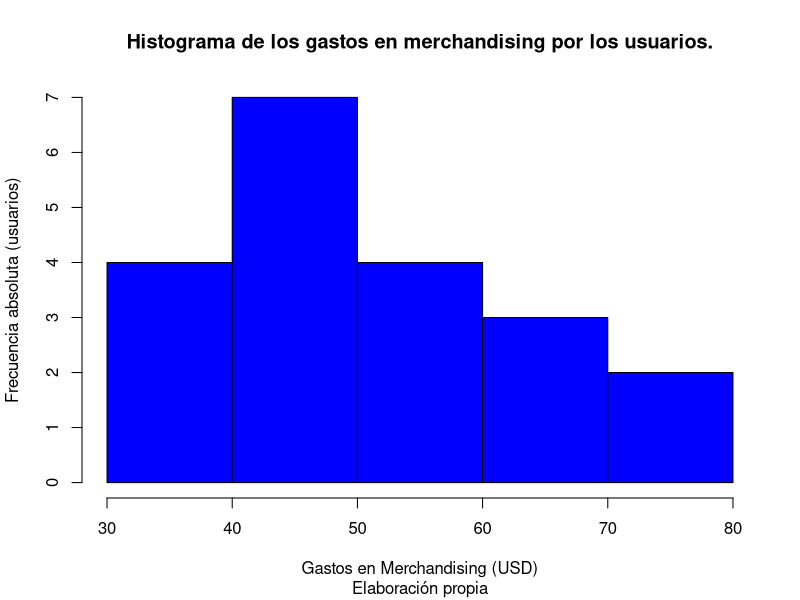
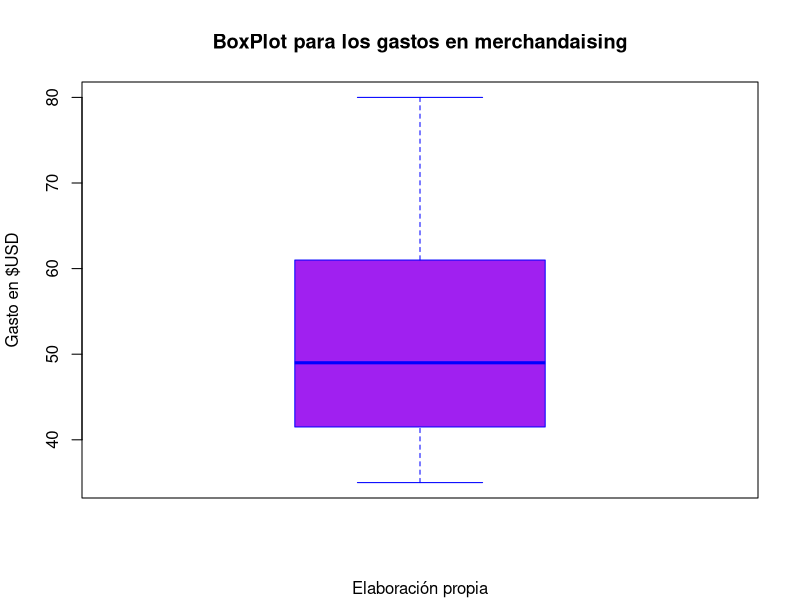

Write the R code that produced these figures, in order.
library(modeest)

# Control 2

# Ejercicio 1
Gasto_M <- c(35,42,50,38,60,55,70,42,48,52,65,40,39,80,45,58,62,47,41,75)

# a) Media/Promedio
mean(Gasto_M)

#Respuesta: 52.2 USD/usuario
#Interpretación: El promedio de los usuarios gastaron unos 52.2 usd en merchandising

# b) Moda
mfv(Gasto_M)

#Respuesta: 42 usuarios
#Interpretacion: La mayoría de los usuarios gastan unos 42 USD.

# c) Mediana
median(Gasto_M)

#Respuesta: 49 USD
#Interpretación: El 50% de los usuarios gastan en merchandising 49 USD o menos.

# d) Primer Cuartil
q3 <- quantile(Gasto_M, 0.75)
q3

#Respuesta: 60.50 USD
#Interpretación: El 25% de los usuarios gastan en merchandising 60.50 USD o menos.

# e) Rango
range(Gasto_M)
rango = max(Gasto_M) - min(Gasto_M)
rango
        
#Respuesta: Min 35 USD, Max 80 USD y el rango 45 USD
#Interpretación: Los usuarios gastan desde 35 USD hasta 80 USD en Merchandising. Variando un total máximo de 45 USD entre los usuarios. 

# f) Recorrido Intercuartilico
IQR(Gasto_M)

#Respuesta: 18.75 USD
#Interpretacion: La máxima diferencia entre dos usuarios del 50% central de la muestra es de 18.75 USD de gasto.

# g) Desvió Estándar
sd(Gasto_M)

#Respuesta: 13.032 USD^2
#Interpretación: En promedio, cada uno de los usuarios se desvía 13.032 USD de la media de los gastos en merchandising. (52.2 USD)

# h) coeficiente de Variación
CV = sd(Gasto_M)/mean(Gasto_M)
CV

#Respuesta: CV = 0.2496 o 24,96% 
#Interpretacion: El desvio estandar (13.032 USD^2) representa el 24.96% de la media de la muestra.


#EJERCICIO 2

gastosProm_fans <- c(55,45,50,42,60)
frecuencia_num_fans <- c(150,120,200,80,100)

promedio_ponderado <- sum(gastosProm_fans*frecuencia_num_fans)/sum(frecuencia_num_fans)
promedio_ponderado

#Respuesta: 50.785 usd/fan
#Interpretación: El promedio de gastos por fan es de 50.785 usd.

#EJERCICIO 3

#Parte 1)
hist(Gasto_M, 
     col = "blue", 
     main = "Histograma de los gastos en merchandising por los usuarios.",
     xlab = "Gastos en Merchandising (USD)",
     ylab = "Frecuencia absoluta (usuarios)",
     sub = "Elaboración propia")

#Parte 2 en el drive

#EJERCICIO 4
Gasto_M
boxplot(Gasto_M,
        col="purple",
        main = "BoxPlot para los gastos en merchandaising",
        ylab = "Gasto en $USD",
        border = "blue",
        sub = "Elaboración propia"
        )

Q1 <- quantile(Gasto_M, 0.25)
Q1
Q3 <- quantile(Gasto_M, 0.75)
Q3
RI <- Q3-Q1
RI

# Límites para detectar outliers (criterio 1.5 * IQR)
lim_inf <- as.numeric(Q1) - 1.5 * RI
lim_inf
lim_sup <- as.numeric(Q3) + 1.5 * RI
lim_sup
#Hacemos esto para saber el valor exacto ya que en el boxplot se ve a ojo

#Parte 2 en el drive
